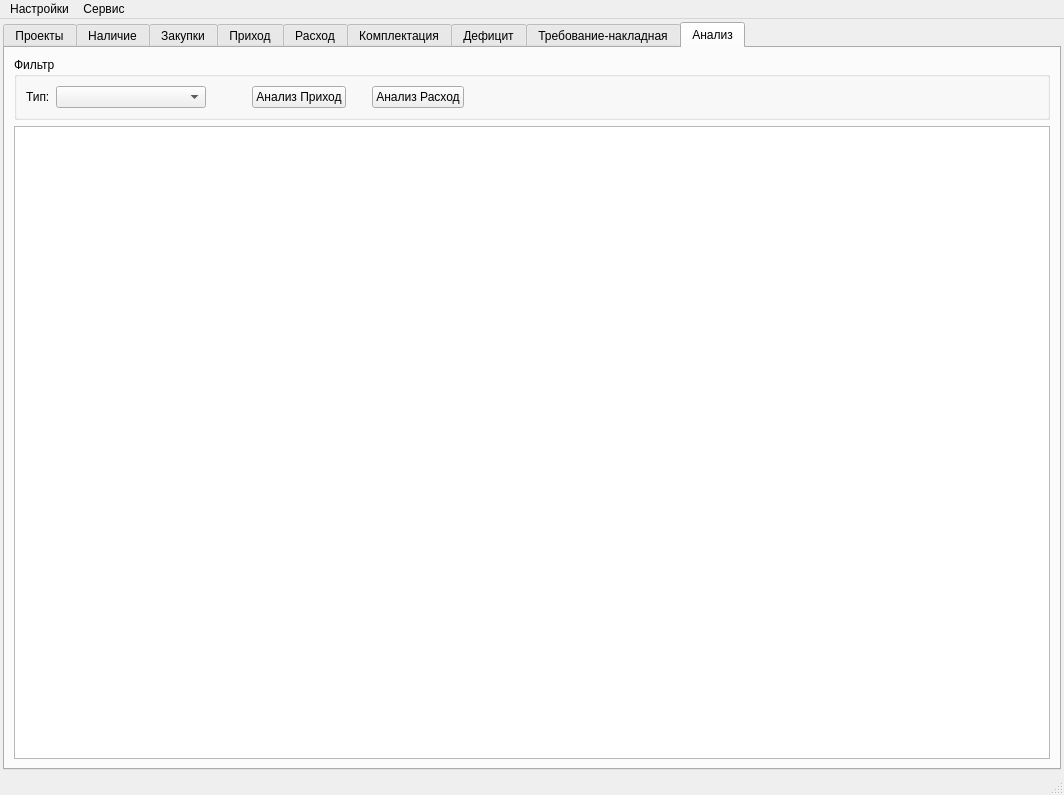
<?xml version="1.0" encoding="UTF-8"?>
<ui version="4.0">
 <class>MainWindow</class>
 <widget class="QMainWindow" name="MainWindow">
  <property name="geometry">
   <rect>
    <x>0</x>
    <y>0</y>
    <width>1064</width>
    <height>795</height>
   </rect>
  </property>
  <property name="windowTitle">
   <string>MainWindow</string>
  </property>
  <widget class="QWidget" name="centralwidget">
   <layout class="QHBoxLayout" name="horizontalLayout">
    <property name="spacing">
     <number>0</number>
    </property>
    <property name="leftMargin">
     <number>3</number>
    </property>
    <property name="topMargin">
     <number>3</number>
    </property>
    <property name="rightMargin">
     <number>3</number>
    </property>
    <property name="bottomMargin">
     <number>3</number>
    </property>
    <item>
     <widget class="QTabWidget" name="tabWidget">
      <property name="currentIndex">
       <number>8</number>
      </property>
      <widget class="QWidget" name="tab_8">
       <attribute name="title">
        <string>Проекты</string>
       </attribute>
       <layout class="QVBoxLayout">
        <property name="spacing">
         <number>6</number>
        </property>
        <property name="leftMargin">
         <number>9</number>
        </property>
        <property name="topMargin">
         <number>9</number>
        </property>
        <property name="rightMargin">
         <number>9</number>
        </property>
        <property name="bottomMargin">
         <number>9</number>
        </property>
        <item>
         <widget class="ProektForm" name="projects_widget" native="true"/>
        </item>
       </layout>
      </widget>
      <widget class="QWidget" name="tab_3">
       <attribute name="title">
        <string>Наличие</string>
       </attribute>
       <layout class="QVBoxLayout">
        <property name="spacing">
         <number>6</number>
        </property>
        <property name="leftMargin">
         <number>9</number>
        </property>
        <property name="topMargin">
         <number>9</number>
        </property>
        <property name="rightMargin">
         <number>9</number>
        </property>
        <property name="bottomMargin">
         <number>9</number>
        </property>
        <item>
         <widget class="QGroupBox" name="groupBox_8">
          <property name="title">
           <string>Фильтр</string>
          </property>
          <layout class="QHBoxLayout">
           <property name="spacing">
            <number>6</number>
           </property>
           <property name="leftMargin">
            <number>9</number>
           </property>
           <property name="topMargin">
            <number>9</number>
           </property>
           <property name="rightMargin">
            <number>9</number>
           </property>
           <property name="bottomMargin">
            <number>9</number>
           </property>
           <item>
            <widget class="QLabel" name="label_8">
             <property name="text">
              <string>Тип:</string>
             </property>
            </widget>
           </item>
           <item>
            <widget class="QComboBox" name="cb_sklad_type"/>
           </item>
           <item>
            <widget class="QLabel" name="label_7">
             <property name="text">
              <string>Наименование:</string>
             </property>
            </widget>
           </item>
           <item>
            <widget class="QLineEdit" name="le_skladFiltr"/>
           </item>
          </layout>
         </widget>
        </item>
        <item>
         <widget class="SqlTable" name="tw_sklad"/>
        </item>
       </layout>
      </widget>
      <widget class="QWidget" name="tab_5">
       <attribute name="title">
        <string>Закупки</string>
       </attribute>
       <layout class="QVBoxLayout">
        <property name="spacing">
         <number>6</number>
        </property>
        <property name="leftMargin">
         <number>9</number>
        </property>
        <property name="topMargin">
         <number>9</number>
        </property>
        <property name="rightMargin">
         <number>9</number>
        </property>
        <property name="bottomMargin">
         <number>9</number>
        </property>
        <item>
         <widget class="QGroupBox" name="groupBox_7">
          <property name="title">
           <string>Фильтр</string>
          </property>
          <layout class="QHBoxLayout">
           <property name="spacing">
            <number>6</number>
           </property>
           <property name="leftMargin">
            <number>9</number>
           </property>
           <property name="topMargin">
            <number>9</number>
           </property>
           <property name="rightMargin">
            <number>9</number>
           </property>
           <property name="bottomMargin">
            <number>9</number>
           </property>
           <item>
            <widget class="QLabel" name="label_2">
             <property name="text">
              <string>Тип:</string>
             </property>
            </widget>
           </item>
           <item>
            <widget class="QComboBox" name="cb_sklad_type_zakupki"/>
           </item>
           <item>
            <widget class="QLabel" name="label_5">
             <property name="text">
              <string>Наименование:</string>
             </property>
            </widget>
           </item>
           <item>
            <widget class="QLineEdit" name="le_zakupkiFiltr">
             <property name="maximumSize">
              <size>
               <width>150</width>
               <height>16777215</height>
              </size>
             </property>
            </widget>
           </item>
           <item>
            <widget class="QLabel" name="label_9">
             <property name="text">
              <string>Поставщик:</string>
             </property>
            </widget>
           </item>
           <item>
            <widget class="QComboBox" name="cb_zakupkiFiltrPostavshik"/>
           </item>
           <item>
            <widget class="QLabel" name="label">
             <property name="text">
              <string>Счет:</string>
             </property>
            </widget>
           </item>
           <item>
            <widget class="QLineEdit" name="le_zakupkiFiltrSchet">
             <property name="maximumSize">
              <size>
               <width>150</width>
               <height>16777215</height>
              </size>
             </property>
            </widget>
           </item>
           <item>
            <spacer>
             <property name="orientation">
              <enum>Qt::Horizontal</enum>
             </property>
             <property name="sizeHint" stdset="0">
              <size>
               <width>40</width>
               <height>20</height>
              </size>
             </property>
            </spacer>
           </item>
          </layout>
         </widget>
        </item>
        <item>
         <widget class="SqlTable" name="tw_zakupkiHist"/>
        </item>
        <item>
         <layout class="QHBoxLayout">
          <property name="spacing">
           <number>6</number>
          </property>
          <property name="leftMargin">
           <number>0</number>
          </property>
          <property name="topMargin">
           <number>0</number>
          </property>
          <property name="rightMargin">
           <number>0</number>
          </property>
          <property name="bottomMargin">
           <number>0</number>
          </property>
          <item>
           <spacer>
            <property name="orientation">
             <enum>Qt::Horizontal</enum>
            </property>
            <property name="sizeHint" stdset="0">
             <size>
              <width>40</width>
              <height>20</height>
             </size>
            </property>
           </spacer>
          </item>
          <item>
           <widget class="QPushButton" name="pb_zakupkiAdd">
            <property name="text">
             <string>Добавить</string>
            </property>
           </widget>
          </item>
         </layout>
        </item>
       </layout>
      </widget>
      <widget class="QWidget" name="tab_2">
       <attribute name="title">
        <string>Приход</string>
       </attribute>
       <layout class="QVBoxLayout">
        <property name="spacing">
         <number>6</number>
        </property>
        <property name="leftMargin">
         <number>9</number>
        </property>
        <property name="topMargin">
         <number>9</number>
        </property>
        <property name="rightMargin">
         <number>9</number>
        </property>
        <property name="bottomMargin">
         <number>9</number>
        </property>
        <item>
         <widget class="QGroupBox" name="groupBox_6">
          <property name="title">
           <string>Фильтр</string>
          </property>
          <layout class="QHBoxLayout">
           <property name="spacing">
            <number>6</number>
           </property>
           <property name="leftMargin">
            <number>9</number>
           </property>
           <property name="topMargin">
            <number>9</number>
           </property>
           <property name="rightMargin">
            <number>9</number>
           </property>
           <property name="bottomMargin">
            <number>9</number>
           </property>
           <item>
            <widget class="QLabel" name="label_3">
             <property name="text">
              <string>Наименование:</string>
             </property>
             <property name="buddy">
              <cstring>le_prihodFiltr</cstring>
             </property>
            </widget>
           </item>
           <item>
            <widget class="QLineEdit" name="le_prihodFiltr"/>
           </item>
           <item>
            <widget class="QPushButton" name="pb_prihodFiltr">
             <property name="text">
              <string>Подробнее...</string>
             </property>
            </widget>
           </item>
          </layout>
         </widget>
        </item>
        <item>
         <widget class="SqlTable" name="tw_prihodHist"/>
        </item>
        <item>
         <layout class="QHBoxLayout" name="horizontalLayout_2">
          <item>
           <spacer name="horizontalSpacer">
            <property name="orientation">
             <enum>Qt::Horizontal</enum>
            </property>
            <property name="sizeHint" stdset="0">
             <size>
              <width>40</width>
              <height>20</height>
             </size>
            </property>
           </spacer>
          </item>
          <item>
           <widget class="QPushButton" name="pb_prihodAdd">
            <property name="text">
             <string>Добавить</string>
            </property>
           </widget>
          </item>
         </layout>
        </item>
       </layout>
      </widget>
      <widget class="QWidget" name="tab_7">
       <attribute name="title">
        <string>Расход</string>
       </attribute>
       <layout class="QVBoxLayout">
        <property name="spacing">
         <number>6</number>
        </property>
        <property name="leftMargin">
         <number>9</number>
        </property>
        <property name="topMargin">
         <number>9</number>
        </property>
        <property name="rightMargin">
         <number>9</number>
        </property>
        <property name="bottomMargin">
         <number>9</number>
        </property>
        <item>
         <widget class="QGroupBox" name="groupBox_5">
          <property name="title">
           <string>Фильтр</string>
          </property>
          <layout class="QHBoxLayout">
           <property name="spacing">
            <number>6</number>
           </property>
           <property name="leftMargin">
            <number>9</number>
           </property>
           <property name="topMargin">
            <number>9</number>
           </property>
           <property name="rightMargin">
            <number>9</number>
           </property>
           <property name="bottomMargin">
            <number>9</number>
           </property>
           <item>
            <widget class="QLabel" name="label_4">
             <property name="text">
              <string>Наименование:</string>
             </property>
            </widget>
           </item>
           <item>
            <widget class="QLineEdit" name="le_rashodFiltr"/>
           </item>
           <item>
            <widget class="QCheckBox" name="cb_rashod_show_all">
             <property name="text">
              <string>показывать все записи</string>
             </property>
            </widget>
           </item>
           <item>
            <widget class="QCheckBox" name="cb_rashod_kompl">
             <property name="text">
              <string>комплектация</string>
             </property>
            </widget>
           </item>
          </layout>
         </widget>
        </item>
        <item>
         <widget class="SqlTable" name="tw_rashodHist"/>
        </item>
       </layout>
      </widget>
      <widget class="QWidget" name="tab_4">
       <attribute name="title">
        <string>Комплектация</string>
       </attribute>
       <layout class="QVBoxLayout">
        <property name="spacing">
         <number>6</number>
        </property>
        <property name="leftMargin">
         <number>9</number>
        </property>
        <property name="topMargin">
         <number>9</number>
        </property>
        <property name="rightMargin">
         <number>9</number>
        </property>
        <property name="bottomMargin">
         <number>9</number>
        </property>
        <item>
         <widget class="QSplitter" name="splitter_3">
          <property name="orientation">
           <enum>Qt::Vertical</enum>
          </property>
          <widget class="QSplitter" name="splitter">
           <property name="sizePolicy">
            <sizepolicy hsizetype="Expanding" vsizetype="Preferred">
             <horstretch>0</horstretch>
             <verstretch>50</verstretch>
            </sizepolicy>
           </property>
           <property name="orientation">
            <enum>Qt::Horizontal</enum>
           </property>
           <widget class="QGroupBox" name="groupBox">
            <property name="sizePolicy">
             <sizepolicy hsizetype="Preferred" vsizetype="Preferred">
              <horstretch>10</horstretch>
              <verstretch>0</verstretch>
             </sizepolicy>
            </property>
            <property name="title">
             <string>Задания</string>
            </property>
            <layout class="QVBoxLayout">
             <property name="spacing">
              <number>6</number>
             </property>
             <property name="leftMargin">
              <number>9</number>
             </property>
             <property name="topMargin">
              <number>9</number>
             </property>
             <property name="rightMargin">
              <number>9</number>
             </property>
             <property name="bottomMargin">
              <number>9</number>
             </property>
             <item>
              <widget class="SqlTable" name="tw_komplZad"/>
             </item>
             <item>
              <layout class="QHBoxLayout">
               <property name="spacing">
                <number>6</number>
               </property>
               <property name="leftMargin">
                <number>0</number>
               </property>
               <property name="topMargin">
                <number>0</number>
               </property>
               <property name="rightMargin">
                <number>0</number>
               </property>
               <property name="bottomMargin">
                <number>0</number>
               </property>
               <item>
                <widget class="QCheckBox" name="cb_komplAll">
                 <property name="text">
                  <string>все задания</string>
                 </property>
                </widget>
               </item>
               <item>
                <spacer>
                 <property name="orientation">
                  <enum>Qt::Horizontal</enum>
                 </property>
                 <property name="sizeHint" stdset="0">
                  <size>
                   <width>40</width>
                   <height>20</height>
                  </size>
                 </property>
                </spacer>
               </item>
               <item>
                <widget class="QPushButton" name="pb_kompl_price1">
                 <property name="text">
                  <string>Расчет цены</string>
                 </property>
                </widget>
               </item>
               <item>
                <widget class="QPushButton" name="pb_kompl_status">
                 <property name="text">
                  <string>Статус</string>
                 </property>
                </widget>
               </item>
               <item>
                <widget class="QPushButton" name="pb_kompl_rashod">
                 <property name="text">
                  <string>Расход</string>
                 </property>
                </widget>
               </item>
              </layout>
             </item>
            </layout>
           </widget>
           <widget class="QGroupBox" name="groupBox_2">
            <property name="sizePolicy">
             <sizepolicy hsizetype="Preferred" vsizetype="Preferred">
              <horstretch>30</horstretch>
              <verstretch>0</verstretch>
             </sizepolicy>
            </property>
            <property name="title">
             <string>Компоненты</string>
            </property>
            <layout class="QVBoxLayout">
             <property name="spacing">
              <number>6</number>
             </property>
             <property name="leftMargin">
              <number>9</number>
             </property>
             <property name="topMargin">
              <number>9</number>
             </property>
             <property name="rightMargin">
              <number>9</number>
             </property>
             <property name="bottomMargin">
              <number>9</number>
             </property>
             <item>
              <widget class="KomplTable" name="tw_komplKomp"/>
             </item>
             <item>
              <layout class="QHBoxLayout">
               <property name="spacing">
                <number>6</number>
               </property>
               <property name="leftMargin">
                <number>0</number>
               </property>
               <property name="topMargin">
                <number>0</number>
               </property>
               <property name="rightMargin">
                <number>0</number>
               </property>
               <property name="bottomMargin">
                <number>0</number>
               </property>
               <item>
                <widget class="QPushButton" name="pb_kompl_addZamena">
                 <property name="text">
                  <string>Добавить замену</string>
                 </property>
                </widget>
               </item>
               <item>
                <widget class="QPushButton" name="pb_komplStatus">
                 <property name="text">
                  <string>Статус</string>
                 </property>
                </widget>
               </item>
               <item>
                <spacer>
                 <property name="orientation">
                  <enum>Qt::Horizontal</enum>
                 </property>
                 <property name="sizeHint" stdset="0">
                  <size>
                   <width>40</width>
                   <height>20</height>
                  </size>
                 </property>
                </spacer>
               </item>
               <item>
                <widget class="QPushButton" name="pb_komplPrint">
                 <property name="text">
                  <string>Печать</string>
                 </property>
                 <property name="icon">
                  <iconset resource="../sklad.qrc">
                   <normaloff>:/icons/icons/printer.png</normaloff>:/icons/icons/printer.png</iconset>
                 </property>
                 <property name="iconSize">
                  <size>
                   <width>16</width>
                   <height>16</height>
                  </size>
                 </property>
                </widget>
               </item>
              </layout>
             </item>
            </layout>
           </widget>
          </widget>
          <widget class="QWidget" name="widget">
           <layout class="QHBoxLayout">
            <property name="spacing">
             <number>6</number>
            </property>
            <property name="leftMargin">
             <number>0</number>
            </property>
            <property name="topMargin">
             <number>0</number>
            </property>
            <property name="rightMargin">
             <number>0</number>
            </property>
            <property name="bottomMargin">
             <number>0</number>
            </property>
            <item>
             <layout class="QVBoxLayout">
              <property name="spacing">
               <number>6</number>
              </property>
              <property name="leftMargin">
               <number>0</number>
              </property>
              <property name="topMargin">
               <number>0</number>
              </property>
              <property name="rightMargin">
               <number>0</number>
              </property>
              <property name="bottomMargin">
               <number>0</number>
              </property>
              <item>
               <widget class="QLabel" name="label_6">
                <property name="text">
                 <string>Приход:</string>
                </property>
               </widget>
              </item>
              <item>
               <widget class="SqlTable" name="tw_komplPrih"/>
              </item>
             </layout>
            </item>
            <item>
             <layout class="QVBoxLayout">
              <property name="spacing">
               <number>6</number>
              </property>
              <property name="leftMargin">
               <number>0</number>
              </property>
              <property name="topMargin">
               <number>0</number>
              </property>
              <property name="rightMargin">
               <number>0</number>
              </property>
              <property name="bottomMargin">
               <number>0</number>
              </property>
              <item>
               <spacer>
                <property name="orientation">
                 <enum>Qt::Vertical</enum>
                </property>
                <property name="sizeHint" stdset="0">
                 <size>
                  <width>20</width>
                  <height>51</height>
                 </size>
                </property>
               </spacer>
              </item>
              <item>
               <widget class="QPushButton" name="pb_komplSnat">
                <property name="text">
                 <string>Снять</string>
                </property>
               </widget>
              </item>
              <item>
               <widget class="QPushButton" name="pb_komplCard">
                <property name="text">
                 <string>Карточка</string>
                </property>
               </widget>
              </item>
             </layout>
            </item>
           </layout>
          </widget>
         </widget>
        </item>
       </layout>
      </widget>
      <widget class="QWidget" name="tab_6">
       <attribute name="title">
        <string>Дефицит</string>
       </attribute>
       <layout class="QVBoxLayout">
        <property name="spacing">
         <number>6</number>
        </property>
        <property name="leftMargin">
         <number>9</number>
        </property>
        <property name="topMargin">
         <number>9</number>
        </property>
        <property name="rightMargin">
         <number>9</number>
        </property>
        <property name="bottomMargin">
         <number>9</number>
        </property>
        <item>
         <widget class="Defichit2" name="widget_def" native="true"/>
        </item>
       </layout>
      </widget>
      <widget class="QWidget" name="tab">
       <attribute name="title">
        <string>Требование-накладная</string>
       </attribute>
       <layout class="QVBoxLayout" name="verticalLayout">
        <item>
         <widget class="TrebNakladWidget" name="widget_2" native="true"/>
        </item>
       </layout>
      </widget>
      <widget class="QWidget" name="tab_9">
       <attribute name="title">
        <string>Анализ</string>
       </attribute>
       <layout class="QVBoxLayout" name="verticalLayout_2">
        <item>
         <widget class="QGroupBox" name="groupBox_9">
          <property name="title">
           <string>Фильтр</string>
          </property>
          <layout class="QHBoxLayout" name="_2">
           <property name="spacing">
            <number>6</number>
           </property>
           <property name="leftMargin">
            <number>9</number>
           </property>
           <property name="topMargin">
            <number>9</number>
           </property>
           <property name="rightMargin">
            <number>9</number>
           </property>
           <property name="bottomMargin">
            <number>9</number>
           </property>
           <item>
            <widget class="QLabel" name="label_10">
             <property name="text">
              <string>Тип:</string>
             </property>
            </widget>
           </item>
           <item>
            <widget class="QComboBox" name="cb_sklad_type_alz">
             <property name="minimumSize">
              <size>
               <width>150</width>
               <height>0</height>
              </size>
             </property>
            </widget>
           </item>
           <item>
            <spacer name="horizontalSpacer_2">
             <property name="orientation">
              <enum>Qt::Horizontal</enum>
             </property>
             <property name="sizeType">
              <enum>QSizePolicy::Fixed</enum>
             </property>
             <property name="sizeHint" stdset="0">
              <size>
               <width>40</width>
               <height>20</height>
              </size>
             </property>
            </spacer>
           </item>
           <item>
            <widget class="QPushButton" name="pb_alz_prihod">
             <property name="text">
              <string>Анализ Приход</string>
             </property>
            </widget>
           </item>
           <item>
            <spacer name="horizontalSpacer_4">
             <property name="orientation">
              <enum>Qt::Horizontal</enum>
             </property>
             <property name="sizeType">
              <enum>QSizePolicy::Fixed</enum>
             </property>
             <property name="sizeHint" stdset="0">
              <size>
               <width>20</width>
               <height>20</height>
              </size>
             </property>
            </spacer>
           </item>
           <item>
            <widget class="QPushButton" name="pb_alz_rashod">
             <property name="text">
              <string>Анализ Расход</string>
             </property>
            </widget>
           </item>
           <item>
            <spacer name="horizontalSpacer_3">
             <property name="orientation">
              <enum>Qt::Horizontal</enum>
             </property>
             <property name="sizeHint" stdset="0">
              <size>
               <width>40</width>
               <height>20</height>
              </size>
             </property>
            </spacer>
           </item>
          </layout>
         </widget>
        </item>
        <item>
         <widget class="QTableView" name="tw_alz"/>
        </item>
       </layout>
      </widget>
     </widget>
    </item>
   </layout>
  </widget>
  <widget class="QMenuBar" name="menubar">
   <property name="geometry">
    <rect>
     <x>0</x>
     <y>0</y>
     <width>1064</width>
     <height>26</height>
    </rect>
   </property>
   <widget class="QMenu" name="menu">
    <property name="title">
     <string>Настройки</string>
    </property>
    <addaction name="action_postavshiki"/>
    <addaction name="action_proizvoditeli"/>
    <addaction name="action_Users"/>
    <addaction name="action_types"/>
    <addaction name="separator"/>
    <addaction name="action_nazvanie_org"/>
    <addaction name="action_inn_org"/>
    <addaction name="action_zav_skladom"/>
    <addaction name="separator"/>
    <addaction name="action_Pereraschet"/>
   </widget>
   <widget class="QMenu" name="menu_4">
    <property name="title">
     <string>Сервис</string>
    </property>
    <addaction name="action_export_all_kompl"/>
   </widget>
   <addaction name="menu"/>
   <addaction name="menu_4"/>
  </widget>
  <widget class="QStatusBar" name="statusbar"/>
  <action name="action_postavshiki">
   <property name="text">
    <string>Поставщики</string>
   </property>
  </action>
  <action name="action_proizvoditeli">
   <property name="text">
    <string>Производители</string>
   </property>
  </action>
  <action name="action_Pereraschet">
   <property name="text">
    <string>Перерасчет</string>
   </property>
  </action>
  <action name="action_Users">
   <property name="text">
    <string>Пользователи</string>
   </property>
  </action>
  <action name="action_export_all_kompl">
   <property name="text">
    <string>Экспортировать все комплектации в буфер обмена</string>
   </property>
  </action>
  <action name="action_types">
   <property name="text">
    <string>Типы радиоэлементов</string>
   </property>
  </action>
  <action name="action_nazvanie_org">
   <property name="text">
    <string>Название организации</string>
   </property>
  </action>
  <action name="action_inn_org">
   <property name="text">
    <string>ИНН организации</string>
   </property>
  </action>
  <action name="action_zav_skladom">
   <property name="text">
    <string>Зав. складом</string>
   </property>
  </action>
 </widget>
 <customwidgets>
  <customwidget>
   <class>KomplTable</class>
   <extends>QTableWidget</extends>
   <header>misc.h</header>
  </customwidget>
  <customwidget>
   <class>Defichit2</class>
   <extends>QWidget</extends>
   <header>misc.h</header>
  </customwidget>
  <customwidget>
   <class>SqlTable</class>
   <extends>QTableWidget</extends>
   <header>misc.h</header>
  </customwidget>
  <customwidget>
   <class>ProektForm</class>
   <extends>QWidget</extends>
   <header>proektform.h</header>
  </customwidget>
  <customwidget>
   <class>TrebNakladWidget</class>
   <extends>QWidget</extends>
   <header>trebnaklad.h</header>
   <container>1</container>
  </customwidget>
 </customwidgets>
 <resources>
  <include location="../sklad.qrc"/>
 </resources>
 <connections/>
</ui>
